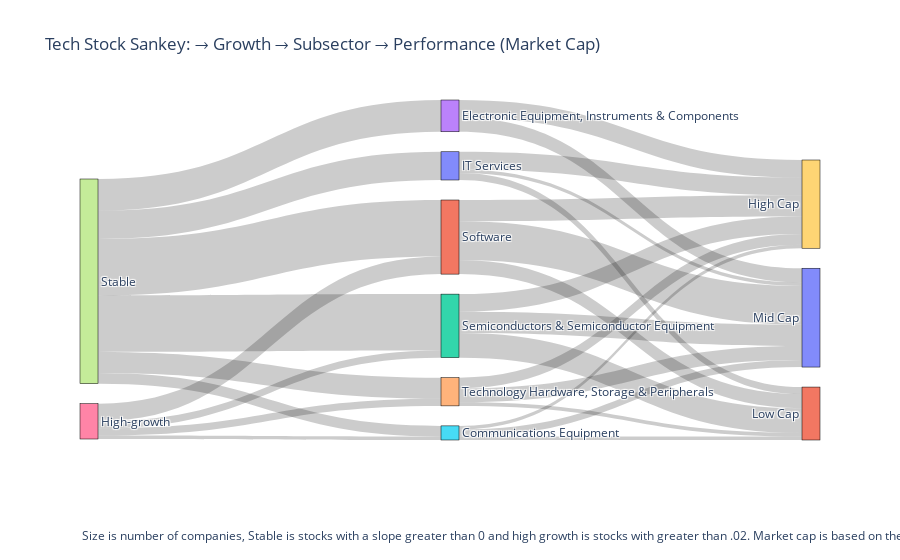

Here is the notebook cell this chart was saved with:
### Code cell
for df in [highs, lows, market_caps, volumes]:
    df.sort_values("Date", inplace=True)
    
mcap_mean = []
mcap_std = []

for i in range(len(market_caps)):
    
    mcap_mean.append(np.mean(market_caps.iloc[i, 1:]))
    mcap_std.append(np.std(market_caps.iloc[i, 1:]))



tickers = [c for c in highs.columns if c != "Date"]

def compute_slope_and_vol(series):
    """Compute monthly log slope and volatility."""
    series = series.dropna()
    
    
    y = np.log(series.values)
    X = np.arange(len(y)).reshape(-1, 1)
    
    
    model = LinearRegression().fit(X, y)
    slope = model.coef_[0]                    
    pct_slope = np.expm1(slope)                
    
    rets = np.diff(series.values) / series.values[:-1]
    vol = np.std(rets)

    return pct_slope, vol


records = []

for t in tickers:
    
    h = highs[t].dropna()
    m = market_caps[t].dropna()
    
    pct_slope, vol = compute_slope_and_vol(h)
    
    
    if np.isnan(pct_slope):
        pct_slope, vol = compute_slope_and_vol(lows[t])
    
    mcap_norm = []
    for n in range((310-len(m)), 310):
        mcap_norm.append((mcap_mean[n]-m[n])/mcap_std[n])
    
    mcap = np.mean(mcap_norm)
    
    mcap_med = market_caps[t].median() if t in market_caps else np.nan
    
    records.append({
        "Ticker": t,
        "Slope": pct_slope,
        "Vol": vol,
        "MarketCap": mcap,
        
    })

df = pd.DataFrame(records)
sector_df= pd.read_csv('Tech Subsectors - Sheet1.csv')
df = df.merge(sector_df, on=['Ticker', 'Ticker'])



HIGH_GROWTH = 0.02
DECLINING = 0


def classify_growth(row):
    if row["Slope"] >= HIGH_GROWTH:
        return "High-growth"
    if row["Slope"] <= DECLINING:
        return "Declining"
    return "Stable"

df["Growth"] = df.apply(classify_growth, axis=1)

quart1, quart2 = df["MarketCap"].quantile([0.33, 0.66])

q1 = 0
q2 = .35


def mcap_bucket(x):
    
    if x <= q1: return "Low Cap"
    if x <= q2: return "Mid Cap"
    return "High Cap"

df["Performance"] = df["MarketCap"].apply(mcap_bucket)


industry_nodes = list(df['Industry'].unique())
growth_nodes = ["High-growth", "Stable", "Declining"]
perf_nodes = ["High Cap", "Mid Cap", "Low Cap"]

all_nodes = sentiment_nodes + growth_nodes + perf_nodes
node_index = {name: i for i, name in enumerate(all_nodes)}

source = []
target = []
value = []

for g in growth_nodes:
    for i in industry_nodes:
        count = int(((df["Growth"] == g) & (df["Industry"] == i)).sum())
        if count > 0:
            source.append(node_index[g])
            target.append(node_index[i])
            value.append(count)


for i in industry_nodes:
    for p in perf_nodes:
        count = int(((df["Industry"] == i) & (df["Performance"] == p)).sum())
        if count > 0:
            source.append(node_index[i])
            target.append(node_index[p])
            value.append(count)

fig = go.Figure(data=[go.Sankey(
    node=dict(
        pad=20,
        thickness=18,
        line=dict(color="black", width=0.5),
        label=all_nodes
    ),
    link=dict(
        source=source,
        target=target,
        value=value
    )
)])


fig.update_layout(
    title="Tech Stock Sankey: → Growth → Subsector → Performance (Market Cap)",
    annotations=[
        dict(
            text="Size is number of companies, Stable is stocks with a slope greater than 0 and high growth is stocks with greater than .02. Market cap is based on the normalization of each month.",
            x=0,
            y=-0.25,     
            xref="paper",
            yref="paper",
            showarrow=False,
            xanchor="left",
            yanchor="top",
            font=dict(size=12)
        )
    ],
    margin=dict(b=120)  
)



fig.show()

### Figure 1 — Plotly figure (JSON) as saved in the notebook; plotly's stock layout.template omitted (floating-point values rounded to 4 significant figures)
{"data": [{"link": {"source": [6, 6, 6, 6, 7, 7, 7, 7, 7, 7, 0, 0, 0, 1, 1, 1, 2, 2, 2, 3, 3, 4, 4, 4, 5, 5, 5], "target": [1, 2, 4, 5, 0, 1, 2, 3, 4, 5, 9, 10, 11, 9, 10, 11, 9, 10, 11, 9, 10, 9, 10, 11, 9, 10, 11], "value": [5, 2, 2, 1, 8, 16, 16, 9, 6, 3, 5, 1, 2, 6, 11, 4, 5, 6, 7, 5, 4, 3, 4, 1, 1, 2, 1]}, "node": {"label": ["IT Services", "Software", "Semiconductors & Semiconductor Equipment", "Electronic Equipment, Instruments & Components", "Technology Hardware, Storage & Peripherals", "Communications Equipment", "High-growth", "Stable", "Declining", "High Cap", "Mid Cap", "Low Cap"], "line": {"color": "black", "width": 0.5}, "pad": 20, "thickness": 18}, "type": "sankey"}], "layout": {"annotations": [{"font": {"size": 12}, "showarrow": false, "text": "Size is number of companies, Stable is stocks with a slope greater than 0 and high growth is stocks with greater than .02. Market cap is based on the normalization of each month.", "x": 0, "xanchor": "left", "xref": "paper", "y": -0.25, "yanchor": "top", "yref": "paper"}], "margin": {"b": 120}, "title": {"text": "Tech Stock Sankey: → Growth → Subsector → Performance (Market Cap)"}}}
